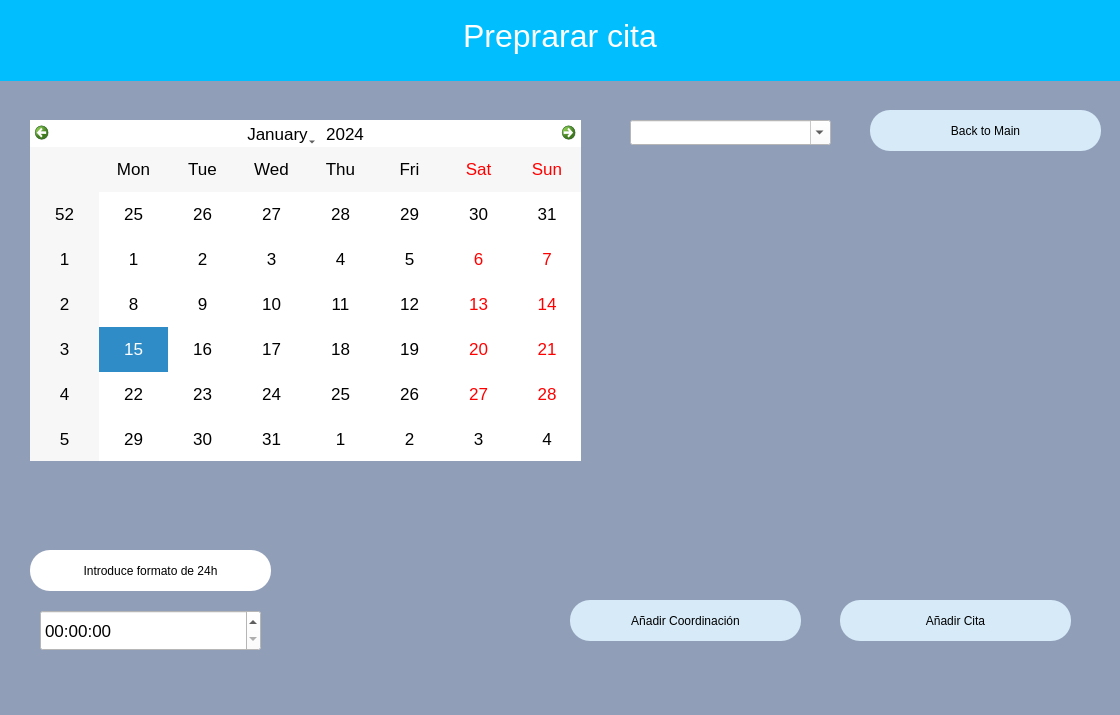
<?xml version="1.0" encoding="UTF-8"?>
<ui version="4.0">
 <class>Calendar</class>
 <widget class="QWidget" name="Calendar">
  <property name="geometry">
   <rect>
    <x>0</x>
    <y>0</y>
    <width>1120</width>
    <height>715</height>
   </rect>
  </property>
  <property name="windowTitle">
   <string>Form</string>
  </property>
  <property name="styleSheet">
   <string notr="true">background-color:rgb(144, 158, 184);</string>
  </property>
  <widget class="QCalendarWidget" name="calendarWidget">
   <property name="geometry">
    <rect>
     <x>30</x>
     <y>120</y>
     <width>551</width>
     <height>341</height>
    </rect>
   </property>
   <property name="styleSheet">
    <string notr="true">background:white;
font: 13pt;
color:black;</string>
   </property>
  </widget>
  <widget class="QTimeEdit" name="timefield">
   <property name="geometry">
    <rect>
     <x>40</x>
     <y>610</y>
     <width>221</width>
     <height>41</height>
    </rect>
   </property>
   <property name="styleSheet">
    <string notr="true">background:white;
font: 13pt;
</string>
   </property>
  </widget>
  <widget class="QLabel" name="label">
   <property name="geometry">
    <rect>
     <x>0</x>
     <y>-10</y>
     <width>1120</width>
     <height>91</height>
    </rect>
   </property>
   <property name="styleSheet">
    <string notr="true">
color:white;
font-size: 32px;
background: #01BFFF;
</string>
   </property>
   <property name="text">
    <string>Preprarar cita</string>
   </property>
   <property name="alignment">
    <set>Qt::AlignCenter</set>
   </property>
  </widget>
  <widget class="QLabel" name="lblFeedback">
   <property name="geometry">
    <rect>
     <x>620</x>
     <y>260</y>
     <width>461</width>
     <height>71</height>
    </rect>
   </property>
   <property name="styleSheet">
    <string notr="true">Color: green;
font:12pt;</string>
   </property>
   <property name="text">
    <string/>
   </property>
  </widget>
  <widget class="QComboBox" name="ComboPekes">
   <property name="enabled">
    <bool>true</bool>
   </property>
   <property name="geometry">
    <rect>
     <x>630</x>
     <y>120</y>
     <width>201</width>
     <height>25</height>
    </rect>
   </property>
   <property name="styleSheet">
    <string notr="true">color: black; 
background: white;
</string>
   </property>
   <property name="editable">
    <bool>true</bool>
   </property>
  </widget>
  <widget class="QPushButton" name="BtnAddSpecialDate">
   <property name="geometry">
    <rect>
     <x>570</x>
     <y>600</y>
     <width>231</width>
     <height>41</height>
    </rect>
   </property>
   <property name="styleSheet">
    <string notr="true">border-radius:20px;
background-color: rgb(214, 234, 248);
font: 14pt &quot;MS Shell Dlg 2&quot;;</string>
   </property>
   <property name="text">
    <string>Añadir Coordinación</string>
   </property>
  </widget>
  <widget class="QPushButton" name="BtnBack">
   <property name="geometry">
    <rect>
     <x>870</x>
     <y>110</y>
     <width>231</width>
     <height>41</height>
    </rect>
   </property>
   <property name="styleSheet">
    <string notr="true">border-radius:20px;
background-color: rgb(214, 234, 248);
font: 14pt &quot;MS Shell Dlg 2&quot;;
</string>
   </property>
   <property name="text">
    <string>Back to Main</string>
   </property>
  </widget>
  <widget class="QPushButton" name="BtnAddNew">
   <property name="geometry">
    <rect>
     <x>840</x>
     <y>600</y>
     <width>231</width>
     <height>41</height>
    </rect>
   </property>
   <property name="styleSheet">
    <string notr="true">border-radius:20px;
background-color: rgb(214, 234, 248);
font: 14pt &quot;MS Shell Dlg 2&quot;;
</string>
   </property>
   <property name="text">
    <string>Añadir Cita</string>
   </property>
  </widget>
  <widget class="QLabel" name="label_4">
   <property name="geometry">
    <rect>
     <x>30</x>
     <y>550</y>
     <width>241</width>
     <height>41</height>
    </rect>
   </property>
   <property name="styleSheet">
    <string notr="true">background: white;
border-radius: 20px;
</string>
   </property>
   <property name="text">
    <string>Introduce formato de 24h</string>
   </property>
   <property name="alignment">
    <set>Qt::AlignCenter</set>
   </property>
  </widget>
 </widget>
 <resources/>
 <connections/>
</ui>
